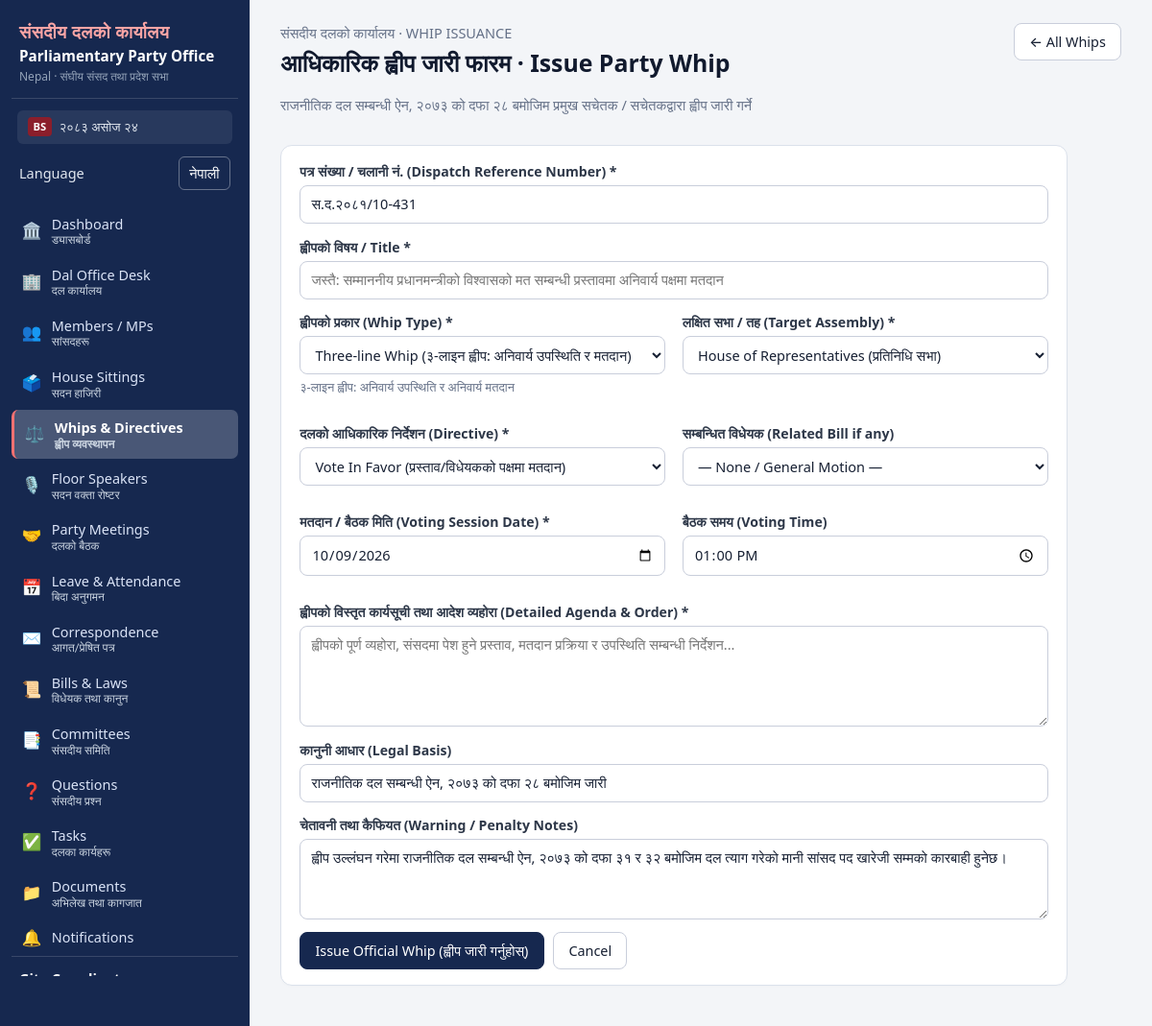
Screenshot of /whips/new (signed in) with the database file from the repository.
### tables this page shows
CREATE TABLE users(
  id INTEGER PRIMARY KEY, name TEXT NOT NULL, email TEXT NOT NULL UNIQUE,
  password_hash TEXT NOT NULL, role TEXT NOT NULL,
  language TEXT NOT NULL DEFAULT 'en',
  status TEXT NOT NULL DEFAULT 'active', created_at TEXT NOT NULL);

### app.py (the view, shortened to what this page needs)
@app.route("/whips/new", methods=["GET", "POST"])
@perm_required("whip.issue")
def whip_new():
    house_opts = [(h, HOUSE_LABELS.get(h, h)) for h in HOUSES]
    type_opts = [(t, WHIP_TYPE_LABELS.get(t, t)) for t in WHIP_TYPES]
    dir_opts = [(d, WHIP_DIRECTIVE_LABELS.get(d, d)) for d in WHIP_DIRECTIVES]
    bill_opts = [("", "— None / General Motion —")] + [
        (str(b["id"]), b["title"]) for b in q("SELECT id, title FROM bills WHERE status!='Closed' ORDER BY title")
    ]
    errs, vals = {}, {}
    default_ref = f"स.द.२०८१/{today().split('-')[1]}-{secrets.randbelow(899)+100}"
    return render_template(
        "whip_form.html", vals=vals, errs=errs, house_opts=house_opts,
        type_opts=type_opts, dir_opts=dir_opts, bill_opts=bill_opts, default_ref=default_ref
    )

### app.py (called while the page is built)
def today():
    return dt.date.today().isoformat()

def nepali_digits(val):
    if val is None:
        return ""
    return str(val).translate(NEP_DIGITS)

def db():
    if "db" not in g:
        g.db = sqlite3.connect(DB_PATH)
        g.db.row_factory = sqlite3.Row
        g.db.execute("PRAGMA foreign_keys=ON")
    return g.db

def q(sql, args=(), one=False):
    cur = db().execute(sql, args)
    return cur.fetchone() if one else cur.fetchall()

@app.before_request
def load_user():
    g.user = None
    uid = session.get("uid")
    if uid:
        u = q("SELECT * FROM users WHERE id=? AND status='active'", (uid,), one=True)
        if u:
            g.user = u
            session["language"] = u["language"] if "language" in u.keys() else "en"
        else:
            session.clear()
    if request.method == "POST":
        token = request.form.get("_csrf") or request.headers.get("X-CSRF-Token")
        if not token or token != session.get("csrf"):
            abort(400, "Invalid or missing CSRF token. Reload the page and try again.")

def csrf():
    if "csrf" not in session:
        session["csrf"] = secrets.token_hex(16)
    return session["csrf"]

def can(perm):
    return bool(g.user) and g.user["role"] in PERMS.get(perm, set())

def login_required(fn):
    @wraps(fn)
    def wrapper(*a, **kw):
        if not g.user:
            return redirect(url_for("login", next=request.full_path.rstrip("?")))
        return fn(*a, **kw)
    return wrapper

def perm_required(perm):
    def deco(fn):
        @wraps(fn)
        @login_required
        def wrapper(*a, **kw):
            if not can(perm):
                abort(403)
            return fn(*a, **kw)
        return wrapper
    return deco

### templates/whip_form.html (shortened to what this page needs)
{% extends 'base.html' %}
{% block content %}
<div class="page-head">
  <div>
    <span class="muted">संसदीय दलको कार्यालय · WHIP ISSUANCE</span>
    <h1>आधिकारिक ह्वीप जारी फारम · Issue Party Whip</h1>
    <p class="muted">राजनीतिक दल सम्बन्धी ऐन, २०७३ को दफा २८ बमोजिम प्रमुख सचेतक / सचेतकद्वारा ह्वीप जारी गर्ने</p>
  </div>
  <a class="btn" href="{{ url_for('whips_list') }}">← All Whips</a>
</div>
<div class="card form">
  <form method="post">
    <div class="field">
      <span>पत्र संख्या / चलानी नं. (Dispatch Reference Number) *</span>
      <input name="ref_no" value="{{ vals.get('ref_no', default_ref) }}" required>
    </div>
    <div class="field">
      <span>ह्वीपको विषय / Title *</span>
      <input name="title" value="{{ vals.get('title', '') }}" placeholder="जस्तै: सम्माननीय प्रधानमन्त्रीको विश्वासको मत सम्बन्धी प्रस्तावमा अनिवार्य पक्षमा मतदान" required>
    </div>
    <div class="grid2" style="margin-bottom: .85rem;">
      <div class="field">
        <span>ह्वीपको प्रकार (Whip Type) *</span>
        <select name="whip_type" required>
          {% for val, lbl in type_opts %}
          <option value="{{ val }}" {{ 'selected' if vals.get('whip_type')==val }}>{{ lbl }}</option>
          {% endfor %}
        </select>
        <small class="muted">३-लाइन ह्वीप: अनिवार्य उपस्थिति र अनिवार्य मतदान</small>
      </div>
      <div class="field">
        <span>लक्षित सभा / तह (Target Assembly) *</span>
        <select name="house" required>
          {% for val, lbl in house_opts %}
          <option value="{{ val }}" {{ 'selected' if vals.get('house')==val }}>{{ lbl }}</option>
          {% endfor %}
        </select>
      </div>
    </div>
    <div class="grid2" style="margin-bottom: .85rem;">
      <div class="field">
        <span>दलको आधिकारिक निर्देशन (Directive) *</span>
        <select name="directive" required>
          {% for val, lbl in dir_opts %}
          <option value="{{ val }}" {{ 'selected' if vals.get('directive')==val }}>{{ lbl }}</option>
          {% endfor %}
        </select>
      </div>
      <div class="field">
        <span>सम्बन्धित विधेयक (Related Bill if any)</span>
        <select name="bill_id">
          {% for val, lbl in bill_opts %}
          <option value="{{ val }}" {{ 'selected' if vals.get('bill_id')==val }}>{{ lbl }}</option>
          {% endfor %}
        </select>
      </div>
    </div>
    <div class="grid2" style="margin-bottom: .85rem;">
      <div class="field">
        <span>मतदान / बैठक मिति (Voting Session Date) *</span>
        <input type="date" name="voting_date" value="{{ vals.get('voting_date', today) }}" required>
      </div>
      <div class="field">
        <span>बैठक समय (Voting Time)</span>
        <input type="time" name="voting_time" value="{{ vals.get('voting_time', '13:00') }}">
      </div>
    </div>
    <div class="field">
      <span>ह्वीपको विस्तृत कार्यसूची तथा आदेश व्यहोरा (Detailed Agenda & Order) *</span>
      <textarea name="agenda" rows="4" required placeholder="ह्वीपको पूर्ण व्यहोरा, संसदमा पेश हुने प्रस्ताव, मतदान प्रक्रिया र उपस्थिति सम्बन्धी निर्देशन...">{{ vals.get('agenda', '') }}</textarea>
    </div>
    <div class="field">
      <span>कानुनी आधार (Legal Basis)</span>
      <input name="legal_basis" value="{{ vals.get('legal_basis', 'राजनीतिक दल सम्बन्धी ऐन, २०७३ को दफा २८ बमोजिम जारी') }}">
    </div>
    <div class="field">
      <span>चेतावनी तथा कैफियत (Warning / Penalty Notes)</span>
      <textarea name="notes" rows="3" placeholder="ह्वीप उल्लंघन गरेमा हुने कानुनी कारबाही, दल त्याग सम्बन्धी ऐनको दफा ३१/३२ अनुसार स्पष्टीकरण र सांसद पद कारबाहीको व्यहोरा...">{{ vals.get('notes', 'ह्वीप उल्लंघन गरेमा राजनीतिक दल सम्बन्धी ऐन, २०७३ को दफा ३१ र ३२ बमोजिम दल त्याग गरेको मानी सांसद पद खारेजी सम्मको कारबाही हुनेछ।') }}</textarea>
    </div>
    <div class="actions">
      <button class="btn primary">Issue Official Whip (ह्वीप जारी गर्नुहोस्)</button>
      <a href="{{ url_for('whips_list') }}" class="btn">Cancel</a>
    </div>
  </form>
</div>
{% endblock %}

### templates/base.html (shortened to what this page needs)
<!doctype html>
<html lang="{{ 'ne' if language == 'ne' else 'en' }}">
<head>
<link rel="stylesheet" href="{{ url_for('static', filename='style.css') }}">
</head>
<body>
{% if g.user %}
<aside class="sidebar">
  <div class="brand">
    <div class="brand-nep">संसदीय दलको कार्यालय</div>
    <div class="brand-main">Parliamentary Party Office</div>
    <div class="brand-sub">Nepal · संघीय संसद तथा प्रदेश सभा</div>
  </div>
  <div class="sidebar-date">
    <span class="cal-badge">BS</span> {{ bs_today.split(' (')[0] if bs_today else today }}
  </div>
  <form class="language-switch sidebar-language" method="post" action="{{ url_for('set_language', language='ne' if language != 'ne' else 'en') }}">
    <span>{{ 'Language' if language == 'en' else 'भाषा' }}</span>
    <button type="submit" lang="{{ 'en' if language == 'ne' else 'ne' }}">{{ 'नेपाली' if language == 'en' else 'English' }}</button>
  </form>
  <nav>
    <a href="{{ url_for('dashboard') }}" class="{{ 'on' if request.endpoint=='dashboard' }}">
      <span class="nav-icon">🏛️</span>
      <span class="nav-text">Dashboard <small class="nep">ड्यासबोर्ड</small></span>
    </a>
    <a href="{{ url_for('office_desk') }}" class="{{ 'on' if request.endpoint=='office_desk' }}">
      <span class="nav-icon">🏢</span>
      <span class="nav-text">Dal Office Desk <small class="nep">दल कार्यालय</small></span>
    </a>
    <a href="{{ url_for('members_list') }}" class="{{ 'on' if request.endpoint and request.endpoint.startswith('member') }}">
      <span class="nav-icon">👥</span>
      <span class="nav-text">Members / MPs <small class="nep">सांसदहरू</small></span>
    </a>
    <a href="{{ url_for('sittings_list') }}" class="{{ 'on' if request.endpoint and request.endpoint.startswith('sitting') }}">
      <span class="nav-icon">🗳️</span>
      <span class="nav-text">House Sittings <small class="nep">सदन हाजिरी</small></span>
    </a>
    <a href="{{ url_for('whips_list') }}" class="{{ 'on' if request.endpoint and request.endpoint.startswith('whip') }}">
      <span class="nav-icon">⚖️</span>
      <span class="nav-text">Whips & Directives <small class="nep">ह्वीप व्यवस्थापन</small></span>
    </a>
    <a href="{{ url_for('rosters_list') }}" class="{{ 'on' if request.endpoint and request.endpoint.startswith('roster') }}">
      <span class="nav-icon">🎙️</span>
      <span class="nav-text">Floor Speakers <small class="nep">सदन वक्ता रोष्टर</small></span>
    </a>
    <a href="{{ url_for('meetings_list') }}" class="{{ 'on' if request.endpoint and request.endpoint.startswith('meeting') }}">
      <span class="nav-icon">🤝</span>
      <span class="nav-text">Party Meetings <small class="nep">दलको बैठक</small></span>
    </a>
    <a href="{{ url_for('leaves_list') }}" class="{{ 'on' if request.endpoint and request.endpoint.startswith('leave') }}">
      <span class="nav-icon">📅</span>
      <span class="nav-text">Leave & Attendance <small class="nep">बिदा अनुगमन</small></span>
    </a>
    <a href="{{ url_for('letters_list') }}" class="{{ 'on' if request.endpoint and request.endpoint.startswith('letter') }}">
      <span class="nav-icon">✉️</span>
      <span class="nav-text">Correspondence <small class="nep">आगत/प्रेषित पत्र</small></span>
    </a>
    <a href="{{ url_for('bills_list') }}" class="{{ 'on' if request.endpoint and request.endpoint.startswith('bill') }}">
      <span class="nav-icon">📜</span>
      <span class="nav-text">Bills & Laws <small class="nep">विधेयक तथा कानुन</small></span>
    </a>
    <a href="{{ url_for('committees_list') }}" class="{{ 'on' if request.endpoint and request.endpoint.startswith('committee') }}">
      <span class="nav-icon">📑</span>
      <span class="nav-text">Committees <small class="nep">संसदीय समिति</small></span>
    </a>
    <a href="{{ url_for('questions_list') }}" class="{{ 'on' if request.endpoint and request.endpoint.startswith('question') }}">
      <span class="nav-icon">❓</span>
      <span class="nav-text">Questions <small class="nep">संसदीय प्रश्न</small></span>
    </a>
    <a href="{{ url_for('tasks_list') }}" class="{{ 'on' if request.endpoint and request.endpoint.startswith('task') }}">
      <span class="nav-icon">✅</span>
      <span class="nav-text">Tasks <small class="nep">दलका कार्यहरू</small></span>
    </a>
    <a href="{{ url_for('documents_list') }}" class="{{ 'on' if request.endpoint and request.endpoint.startswith('document') }}">
      <span class="nav-icon">📁</span>
      <span class="nav-text">Documents <small class="nep">अभिलेख तथा कागजात</small></span>
    </a>
    <a href="{{ url_for('notifications') }}" class="{{ 'on' if request.endpoint=='notifications' }}">
      <span class="nav-icon">🔔</span>
      <span class="nav-text">Notifications{% if unread %} <span class="pill">{{ unread }}</span>{% endif %}</span>
    </a>
  </nav>
  <div class="me">
    <a href="{{ url_for('account') }}"><strong>{{ g.user.name }}</strong></a>
    <small>{{ ROLES.get(g.user.role, g.user.role) }}</small>
  </div>
</aside>
{% endif %}
<main class="{{ 'main' if g.user else 'main-bare' }}">
  {% block content %}{% endblock %}
</main>
</body>
</html>

### static/style.css (style rules this page uses)
:root { --bg: #f3f5f8; --card: #ffffff; --ink: #172033; --muted: #647087; --line: #dbe1eb; --brand: #16284f; --brand2: #21407a; --nepal-crimson: #8b1e2b; --nepal-crimson-dark: #63101b; --nepal-crimson-light: #fdf2f4; --ok: #157347; --ok-bg: #d1e7dd; --warn: #b45309; --warn-bg: #fef3c7; --err: #b91c1c; --err-bg: #fee2e2; --side: 260px; }
* { box-sizing: border-box; }
body { margin: 0; font: 14.5px/1.5 system-ui, -apple-system, 'Mukta', 'Segoe UI', Roboto, sans-serif; background: var(--bg); color: var(--ink); }
a { color: var(--brand2); text-decoration: none; }
h1 { font-size: 1.55rem; margin: .1rem 0; font-weight: 700; color: #111a2e; }
.muted { color: var(--muted); }
.language-switch { display: inline-flex; align-items: center; margin: 0 .5rem; }
.language-switch button { border: 1px solid rgba(255,255,255,.35); border-radius: 6px; padding: .35rem .65rem; color: #fff; background: transparent; font: inherit; cursor: pointer; }
.sidebar-language { justify-content: space-between; padding: .35rem .5rem .65rem; margin: 0; color: #e2e8f0; }
.sidebar { position: fixed; inset: 0 auto 0 0; width: var(--side); background: var(--brand); color: #fff; display: flex; flex-direction: column; padding: 1rem .75rem; overflow-y: auto; z-index: 20; }
.brand { padding: .2rem .5rem .8rem; border-bottom: 1px solid rgba(255, 255, 255, 0.15); }
.brand-nep { font-size: 1.15rem; font-weight: 700; color: #fca5a5; letter-spacing: .02em; }
.brand-main { font-size: .95rem; font-weight: 600; color: #ffffff; line-height: 1.25; margin-top: .15rem; }
.brand-sub { font-size: .75rem; color: #94a3b8; margin-top: .2rem; }
.sidebar-date { background: rgba(255, 255, 255, 0.08); border-radius: 6px; padding: .45rem .65rem; margin: .75rem .4rem .5rem; font-size: .82rem; color: #e2e8f0; display: flex; align-items: center; gap: .5rem; }
.cal-badge { background: var(--nepal-crimson); color: #fff; font-size: .7rem; font-weight: 700; padding: .1rem .35rem; border-radius: 4px; }
.sidebar nav { display: flex; flex-direction: column; gap: 3px; flex: 1; margin-top: .4rem; }
.sidebar nav a { color: #dbe4f7; padding: .48rem .65rem; border-radius: 7px; display: flex; align-items: center; gap: .65rem; font-size: .9rem; }
.sidebar nav a.on { background: rgba(255, 255, 255, .22); color: #fff; font-weight: 600; border-left: 3px solid #f87171; }
.nav-icon { font-size: 1.05rem; line-height: 1; }
.nav-text small.nep { display: block; font-size: .75rem; color: #cbd5e1; line-height: 1.1; font-family: 'Mukta', system-ui, sans-serif; }
.me { border-top: 1px solid rgba(255, 255, 255, .15); padding: .75rem .5rem 0; display: flex; flex-direction: column; gap: .15rem; }
.me a { color: #fff; }
.me small { color: #94a3b8; font-size: .8rem; }
.main { margin-left: var(--side); padding: 1.5rem 2rem; max-width: 1300px; }
.page-head { display: flex; justify-content: space-between; align-items: flex-start; gap: 1rem; margin-bottom: 1rem; flex-wrap: wrap; }
.card { background: var(--card); border: 1px solid var(--line); border-radius: 12px; padding: 1rem 1.2rem; margin-bottom: 1.1rem; box-shadow: 0 1px 3px rgba(0,0,0,.02); }
.grid2 { display: grid; grid-template-columns: repeat(auto-fit, minmax(360px, 1fr)); gap: 1.1rem; margin-bottom: 1.1rem; }
.form { max-width: 820px; }
.field { display: flex; flex-direction: column; gap: .25rem; margin-bottom: .85rem; }
.field > span { font-weight: 600; font-size: .88rem; color: #2d3748; }
.field small.muted { font-size: .8rem; color: var(--muted); }
input, select, textarea { font: inherit; padding: .5rem .7rem; border: 1px solid #c9cedb; border-radius: 8px; background: #fff; color: var(--ink); max-width: 100%; }
.actions { display: flex; gap: .6rem; margin-top: .6rem; }
.btn { display: inline-block; font: inherit; font-size: .9rem; font-weight: 500; padding: .48rem .95rem; border-radius: 8px; border: 1px solid #c9cedb; background: #fff; color: var(--ink); cursor: pointer; transition: all .15s ease; }
.btn.primary { background: var(--brand); border-color: var(--brand); color: #fff; }

### rows the page displays
users: language "Language", language "नेपाली", user.name "Gita Coordinator"

### other values shown
form field whip_type "Three-line Whip (३-लाइन ह्वीप: अनिवार्य उपस्थिति र मतदान)"
form field house "House of Representatives (प्रतिनिधि सभा)"
form field directive "Vote In Favor (प्रस्ताव/विधेयकको पक्षमा मतदान)"
form field bill_id "— None / General Motion —"
